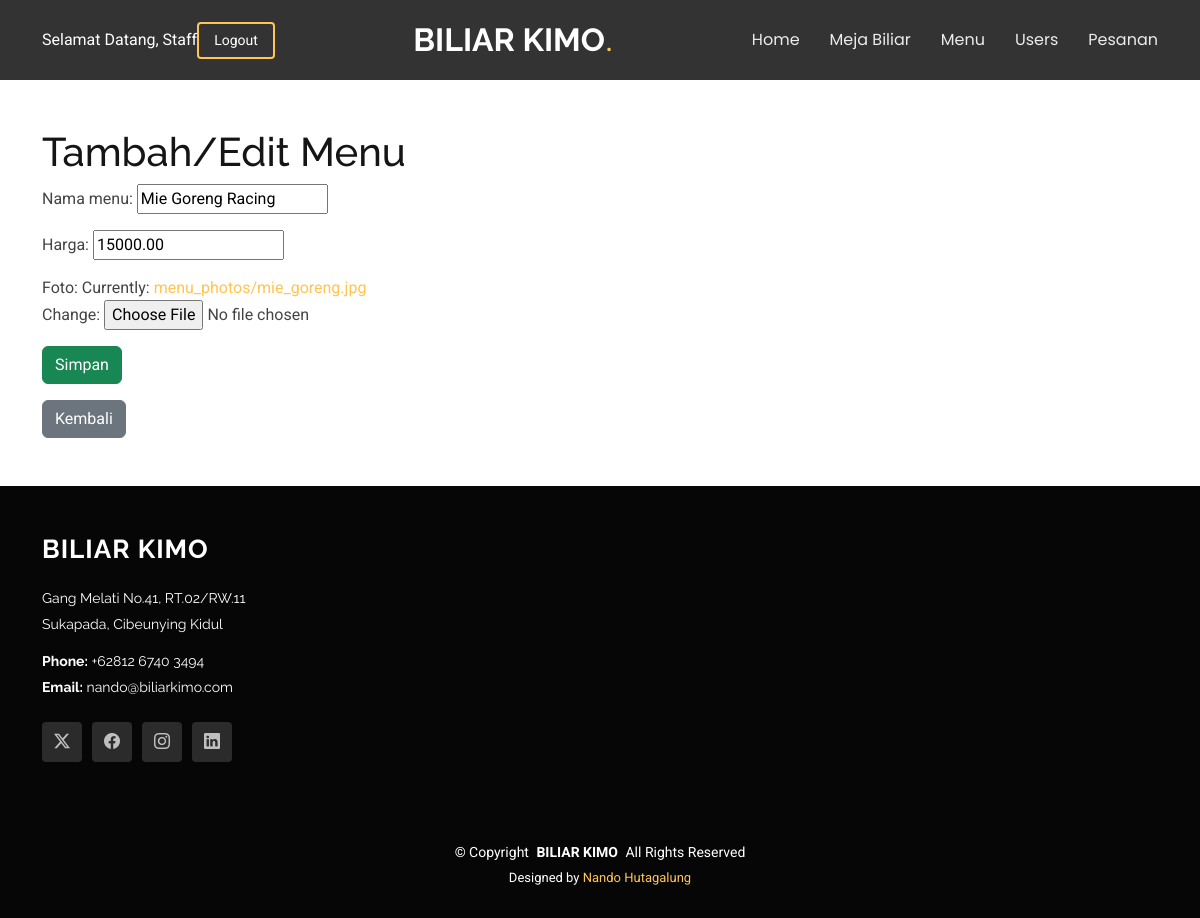
Screenshot of /menu/1/edit/ (signed in) with the database file from the repository.
### users/models.py (models this page shows, shortened)
class User(AbstractUser):
    ROLES = [
        ('admin', 'Admin'),
        ('staff', 'Staff'),
        ('member', 'Member'),
    ]
    email = models.EmailField(unique=True)
    role = models.CharField(max_length=20, choices=ROLES, default='viewer')

### menu/models.py (models this page shows, shortened)
class Menu(models.Model):
    nama_menu = models.CharField(max_length=255)
    harga = models.DecimalField(max_digits=10, decimal_places=2)
    foto = models.ImageField(upload_to='menu_photos/')

### menu/views.py (the view)
# urls.py: path('<int:menu_id>/edit/', views.menu_edit, name='menu_edit'),
@login_required
def menu_edit(request, menu_id):
    try:
        if not user_is_admin_or_staff(request.user):
            messages.error(request, "You do not have permission to access this page.")
            return redirect('home')
        menu = get_object_or_404(Menu, id=menu_id)
        if request.method == 'POST':
            form = MenuForm(request.POST, request.FILES, instance=menu)
            if form.is_valid():
                form.save()
                messages.success(request, "Menu item updated successfully!")
                return redirect('menu_list')
            else:
                messages.error(request, "Please correct the errors in the form.")
        else:
            form = MenuForm(instance=menu)
        return render(request, 'menu/menu_form.html', {'form': form})
    except Exception as e:
        messages.error(request, f"An error occurred while editing the menu item: {str(e)}")
        return redirect(request.META.get('HTTP_REFERER', 'menu_list'))

### menu/forms.py
class MenuForm(forms.ModelForm):
    class Meta:
        model = Menu
        fields = ['nama_menu', 'harga', 'foto']

### menu/views.py (called while the page is built)
def user_is_admin_or_staff(user):
    return user.is_authenticated and user.role in ['admin', 'staff']

### menu/templates/menu/menu_form.html (shortened to what this page needs)
{% extends 'projekan_akhir/base.html' %}
{% block content %}
<div class="container mt-5 mb-5">
    <h1 class="mt-4">Tambah/Edit Menu</h1>
    <form method="POST" enctype="multipart/form-data">
        {{ form.as_p }}
        <button type="submit" class="btn btn-success">Simpan</button>
    </form>
    <a href="{% url 'menu_list' %}" class="btn btn-secondary mt-3">Kembali</a>
</div>
{% endblock %}

### projekan_akhir/templates/projekan_akhir/base.html (shortened to what this page needs)
<!DOCTYPE html>
<html lang="en">
<head>
  {% load static %}
  {% load filters %}
  <link href="{% static 'vendor/bootstrap/css/bootstrap.min.css' %}" rel="stylesheet">
  <link href="{% static 'vendor/bootstrap-icons/bootstrap-icons.css' %}" rel="stylesheet">
  <link href="{% static 'vendor/aos/aos.css' %}" rel="stylesheet">
  <link href="{% static 'vendor/swiper/swiper-bundle.min.css' %}" rel="stylesheet">
  <link href="{% static 'vendor/glightbox/css/glightbox.min.css' %}" rel="stylesheet">
  <link href="https://cdn.datatables.net/1.13.4/css/jquery.dataTables.min.css" rel="stylesheet">
  <link href="{% static 'css/main.css' %}" rel="stylesheet">
</head>
<body class="portfolio-details-page">
  <header id="header" class="header d-flex align-items-center position-relative">
    <div class="container-fluid container-xl position-relative d-flex align-items-center justify-content-between">
      <a href="index.html" class="logo d-flex align-items-center me-auto me-lg-0">
        <h1 class="sitename">BILIAR KIMO</h1>
        <span>.</span>
      </a>
      <nav id="navmenu" class="navmenu">
        <ul>
          <li><a href="/dashboard">Home<br></a></li>
          <li><a href="/meja_biliar">Meja Biliar</a></li>
          <li><a href="/menu">Menu</a></li>
          <li><a href="/users">Users</a></li>
          <li><a href="/pesanan">Pesanan</a></li>
        </ul>
      </nav>
      <div class="d-flex justify-content-between align-items-center">
        <a class="text-white">Selamat Datang, {{ user.username }}</a>
        <a class="btn-getstarted" href="{% url 'logout' %}">Logout</a>
    </div>
    </div>
  </header>
  {% block content %}
  {% endblock %}
 {% include 'projekan_akhir/footer.html' %}
</body>
</html>

### projekan_akhir/static/css/main.css (style rules this page uses)
:root { --default-font: "Roboto", system-ui, -apple-system, "Segoe UI", Roboto, "Helvetica Neue", Arial, "Noto Sans", "Liberation Sans", sans-serif, "Apple Color Emoji", "Segoe UI Emoji", "Segoe UI Symbol", "Noto Color Emoji"; --heading-font: "Raleway", sans-serif; --nav-font: "Poppins", sans-serif; }
:root { --background-color: #ffffff; --default-color: #444444; --heading-color: #151515; --accent-color: #ffc451; --surface-color: #ffffff; --contrast-color: #312f2f; }
:root { --nav-color: rgba(255, 255, 255, 0.905); --nav-hover-color: #ffc451; --nav-mobile-background-color: #ffffff; --nav-dropdown-background-color: #ffffff; --nav-dropdown-color: #212529; --nav-dropdown-hover-color: #ffc451; }
:root { scroll-behavior: smooth; }
body { color: var(--default-color); background-color: var(--background-color); font-family: var(--default-font); }
a { color: var(--accent-color); text-decoration: none; transition: 0.3s; }
h1, h2, h3, h4, h5, h6 { color: var(--heading-color); font-family: var(--heading-font); }
.header { --background-color: rgba(0, 0, 0, 0.8); --heading-color: #ffffff; --contrast-color: #ffffff; color: var(--default-color); background-color: var(--background-color); padding: 10px 0; transition: all 0.5s; z-index: 997; }
.header .logo { line-height: 1; }
.header .logo h1 { font-size: 32px; margin: 0; font-weight: 700; color: var(--heading-color); }
.header .logo span { color: var(--accent-color); font-size: 32px; }
.header .btn-getstarted, .header .btn-getstarted:focus { color: var(--contrast-color); font-size: 14px; padding: 8px 30px; margin: 0 0 0 30px; border-radius: 4px; transition: 0.3s; border: 2px solid var(--accent-color); }
@media (max-width: 1200px) { .header .logo { order: 1; } }
@media (max-width: 1200px) { .header .btn-getstarted { order: 2; margin: 0 15px 0 0; padding: 6px 15px; } }
@media (max-width: 1200px) { .header .navmenu { order: 3; } }
@media (min-width: 1200px) { .navmenu { padding: 0; } }
@media (min-width: 1200px) { .navmenu ul { margin: 0; padding: 0; display: flex; list-style: none; align-items: center; } }
@media (min-width: 1200px) { .navmenu li { position: relative; } }
@media (min-width: 1200px) { .navmenu a, .navmenu a:focus { color: var(--nav-color); padding: 18px 15px; font-size: 16px; font-family: var(--nav-font); font-weight: 400; display: flex; align-items: center; justify-content: space-between; white-space: nowrap; transition: 0.3s; } }
@media (min-width: 1200px) { .navmenu li:last-child a { padding-right: 0; } }

### rows the page displays
User: username "Staff"
Menu: nama_menu "Mie Goreng Racing", harga "15000.00"
